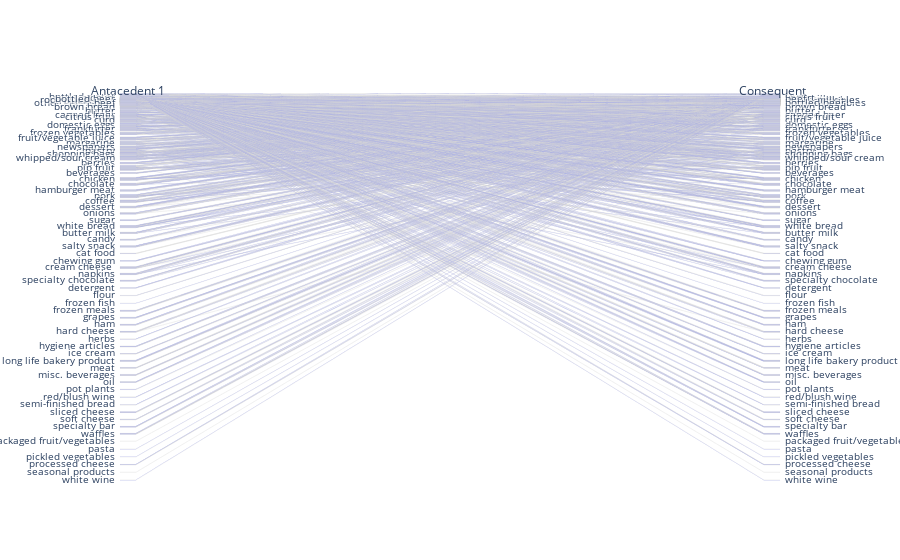
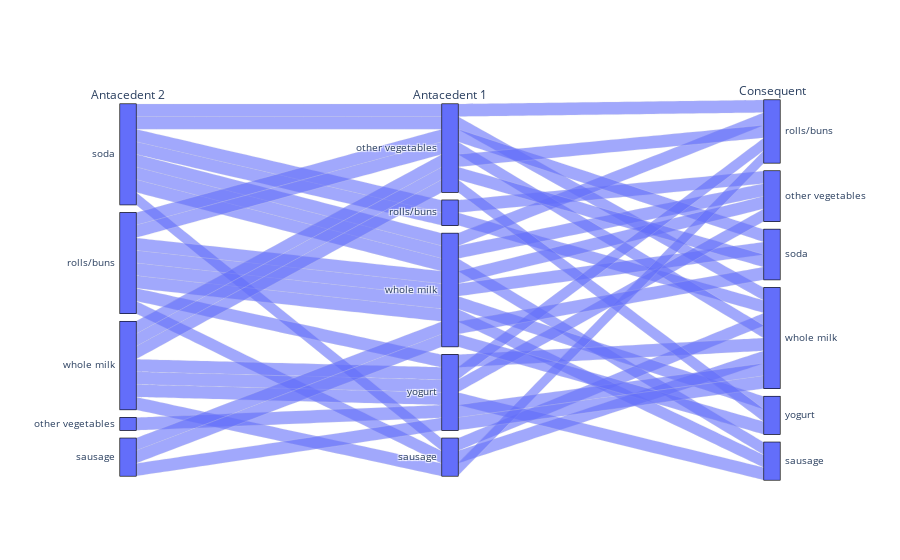

These figures' notebook cell, in order:
### Code cell
PyARMViz.adjacency_parallel_category_plot(rules)

### Figure 1 — Plotly figure (JSON) as saved in the notebook; plotly's stock layout.template omitted (floating-point values rounded to 4 significant figures; data arrays with more than 128 entries replaced by an {"elided": "..."} marker saying what was removed)
{"data": [{"dimensions": [{"label": "Antacedent 1", "values": {"elided": "1184 str values"}}, {"label": "Consequent", "values": {"elided": "1184 str values"}}], "type": "parcats"}], "layout": {"paper_bgcolor": "white", "plot_bgcolor": "white"}}

### Figure 2 — Plotly figure (JSON) as saved in the notebook; plotly's stock layout.template omitted (floating-point values rounded to 4 significant figures)
{"data": [{"dimensions": [{"label": "Antacedent 2", "values": ["soda", "soda", "rolls/buns", "whole milk", "rolls/buns", "rolls/buns", "soda", "soda", "whole milk", "whole milk", "other vegetables", "whole milk", "whole milk", "rolls/buns", "rolls/buns", "soda", "soda", "rolls/buns", "rolls/buns", "whole milk", "rolls/buns", "soda", "soda", "sausage", "sausage", "whole milk", "sausage"]}, {"label": "Antacedent 1", "values": ["other vegetables", "rolls/buns", "other vegetables", "other vegetables", "other vegetables", "whole milk", "other vegetables", "whole milk", "other vegetables", "other vegetables", "yogurt", "yogurt", "sausage", "sausage", "whole milk", "whole milk", "rolls/buns", "whole milk", "whole milk", "yogurt", "yogurt", "whole milk", "sausage", "whole milk", "whole milk", "yogurt", "yogurt"]}, {"label": "Consequent", "values": ["rolls/buns", "other vegetables", "soda", "rolls/buns", "whole milk", "other vegetables", "whole milk", "other vegetables", "soda", "yogurt", "whole milk", "other vegetables", "rolls/buns", "whole milk", "sausage", "rolls/buns", "whole milk", "soda", "yogurt", "rolls/buns", "whole milk", "sausage", "whole milk", "soda", "yogurt", "sausage", "whole milk"]}], "type": "parcats"}], "layout": {"paper_bgcolor": "white", "plot_bgcolor": "white"}}
